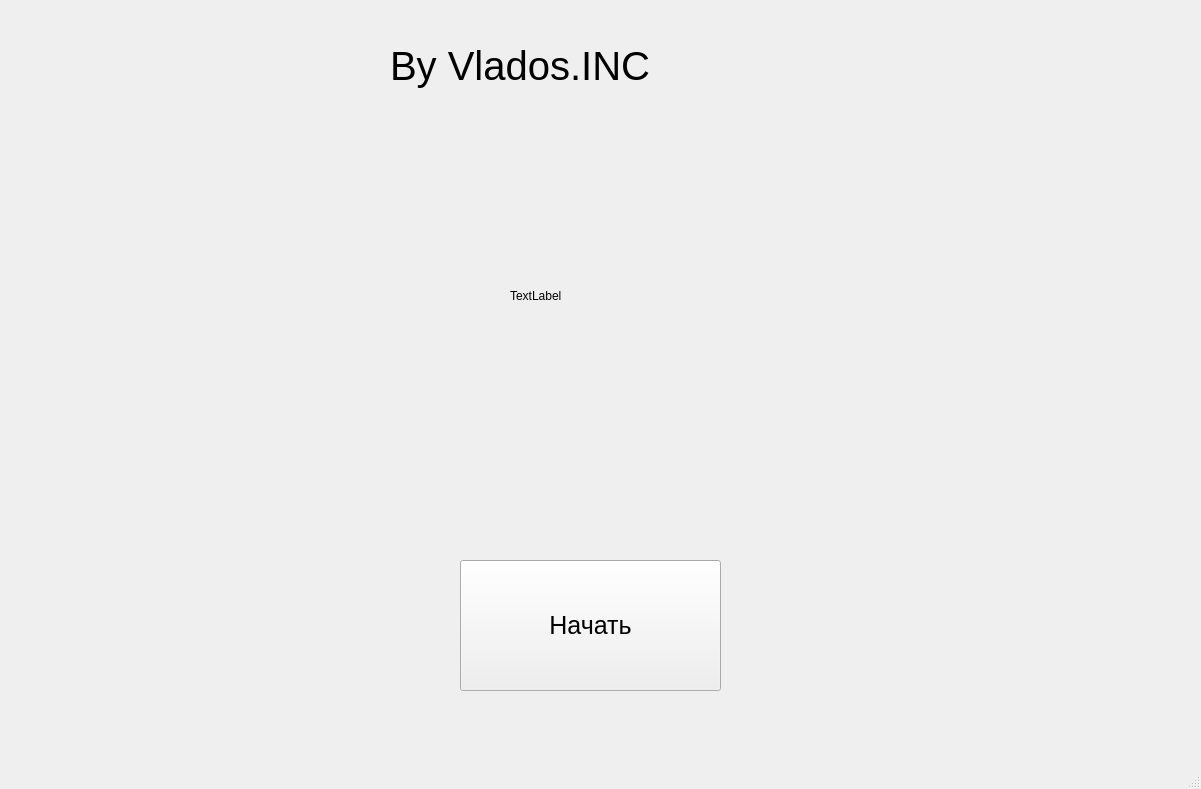
<?xml version="1.0" encoding="UTF-8"?>
<ui version="4.0">
 <class>MainWindow</class>
 <widget class="QMainWindow" name="MainWindow">
  <property name="geometry">
   <rect>
    <x>0</x>
    <y>0</y>
    <width>1201</width>
    <height>789</height>
   </rect>
  </property>
  <property name="windowTitle">
   <string>MainWindow</string>
  </property>
  <property name="windowFilePath">
   <string>red</string>
  </property>
  <widget class="QWidget" name="centralwidget">
   <widget class="QLabel" name="label">
    <property name="geometry">
     <rect>
      <x>390</x>
      <y>40</y>
      <width>331</width>
      <height>51</height>
     </rect>
    </property>
    <property name="font">
     <font>
      <pointsize>30</pointsize>
     </font>
    </property>
    <property name="styleSheet">
     <string notr="true"/>
    </property>
    <property name="text">
     <string>By Vlados.INC</string>
    </property>
   </widget>
   <widget class="QLabel" name="label_2">
    <property name="geometry">
     <rect>
      <x>510</x>
      <y>220</y>
      <width>211</width>
      <height>151</height>
     </rect>
    </property>
    <property name="text">
     <string>TextLabel</string>
    </property>
   </widget>
   <widget class="QPushButton" name="pushButton">
    <property name="geometry">
     <rect>
      <x>460</x>
      <y>560</y>
      <width>261</width>
      <height>131</height>
     </rect>
    </property>
    <property name="font">
     <font>
      <pointsize>19</pointsize>
     </font>
    </property>
    <property name="text">
     <string>Начать</string>
    </property>
   </widget>
  </widget>
  <widget class="QMenuBar" name="menubar">
   <property name="geometry">
    <rect>
     <x>0</x>
     <y>0</y>
     <width>1201</width>
     <height>26</height>
    </rect>
   </property>
  </widget>
  <widget class="QStatusBar" name="statusbar"/>
 </widget>
 <resources/>
 <connections/>
</ui>
